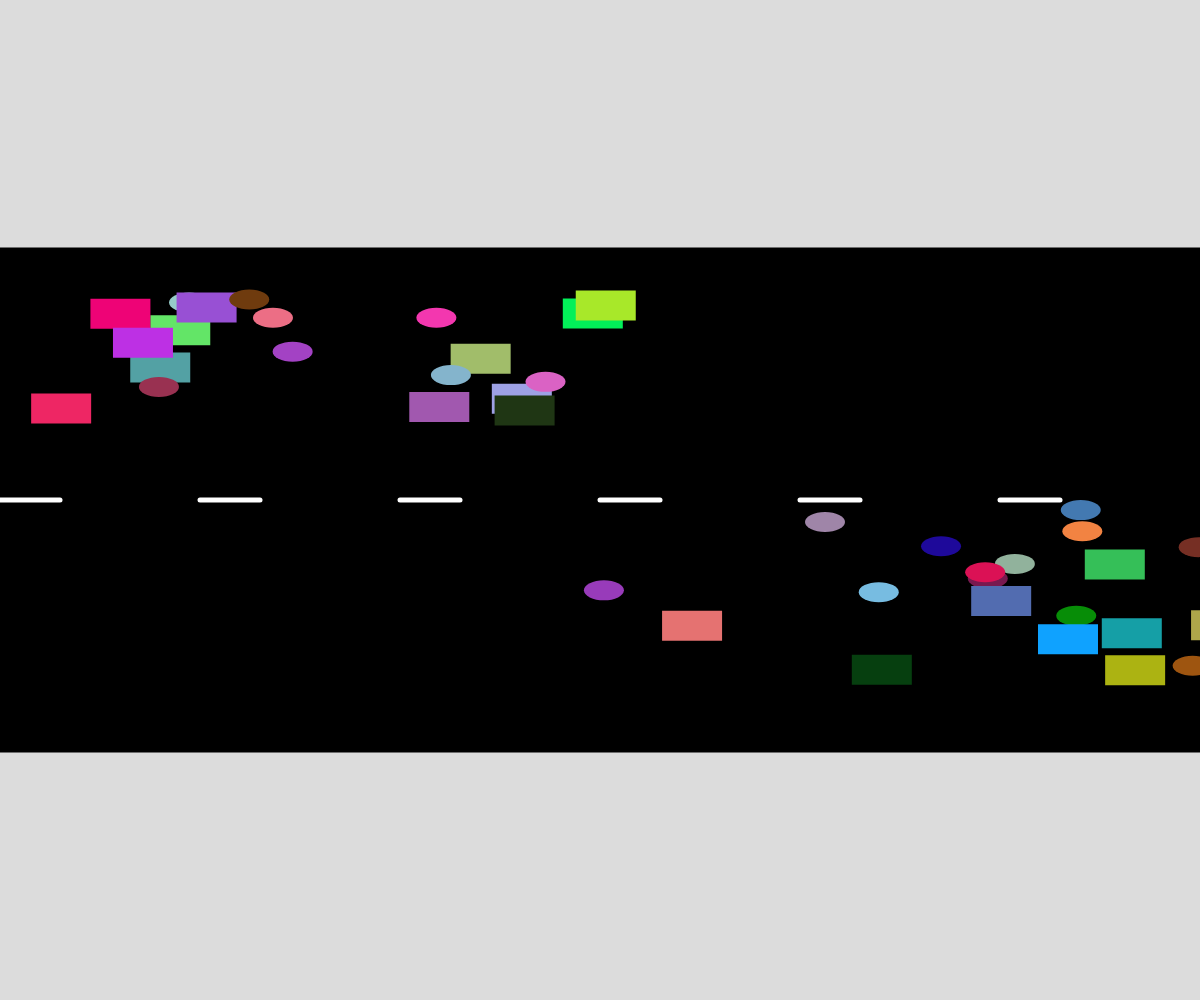
Frame 1 (no input)
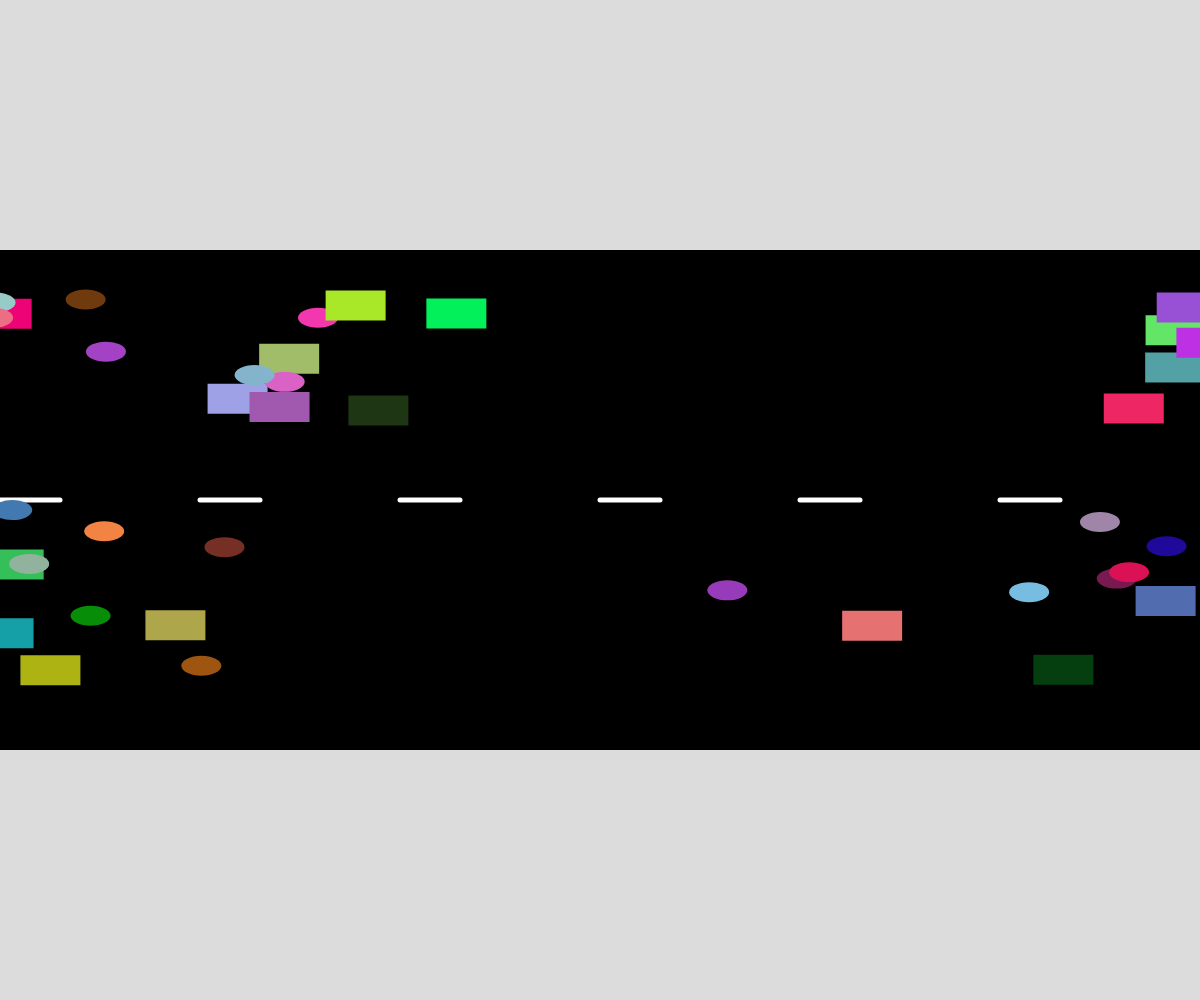
Frame 60 (no input)
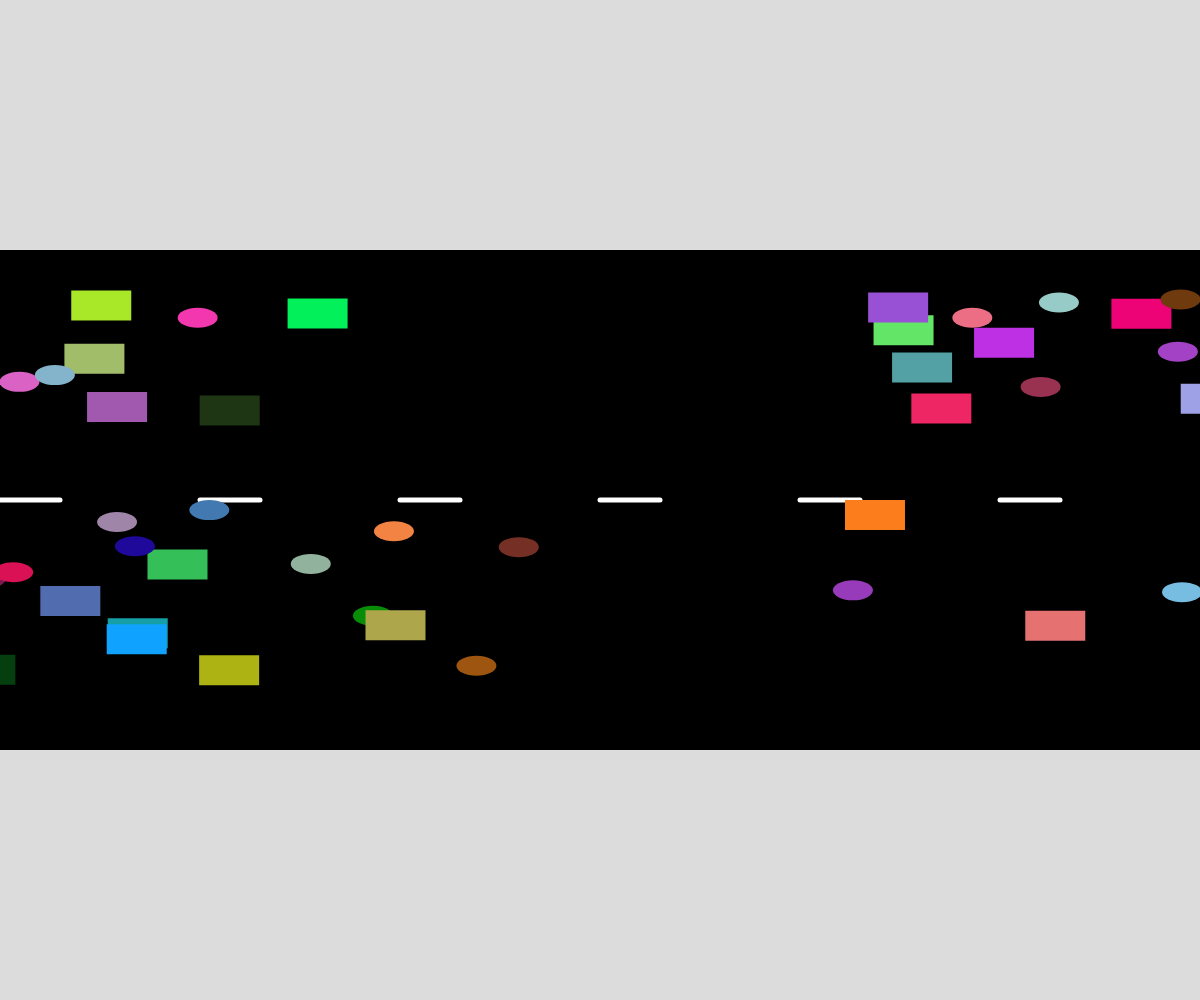
Frame 120 (the mouse pressed at the canvas centre since frame 60)

The p5.js sketch that drew these frames (run headless with seeded random() and noise() and a simulated clock; from frame 60 on, the mouse is pressed at the canvas centre):

// p5.js sketch
// ── sketch.js
// Ruchit Panchal 
// Cars! Cars! Cars!
// 8/11/2023



// instruction 
// i made an ellipse for the car and a rectangle for a truck .

// Arrays for the westbound and east bound
let eastbound = [];
let westbound = [];
// Setup function 
function setup() {
  createCanvas(windowWidth, windowHeight);

  // Create 20 eastbound vehicles
  for (let i = 0; i < 20; i++) {
    let type = int(random(2)); // 0 for car, 1 for truck
    let fillColor = color(random(255), random(255), random(255));
    let x = random(width / 2, width); // Start in the right half of the canvas
    let y = random(height / 2, height / 1.5); // Random Y value within the bpttom lane
    let direction = 1; // Moving right (eastbound)
    let xSpeed = random(2, 5); // Adjust speed range as needed

    eastbound.push(new Vehicle(type, fillColor, x, y, direction, xSpeed)); // Called the class 
  }

  // Create 20 westbound vehicles
  for (let i = 0; i < 20; i++) {
    let type = int(random(2)); // 0 for car, 1 for truck
    let fillColor = color(random(255), random(255), random(255));
    let x = random(0, width / 2); // Start in the left half of the canvas
    let y = random(height / 3.5, height / 2.5); // Random Y value within the top lane
    let direction = 0; // Moving left (westbound)
    let xSpeed = random(2, 5); // Adjust speed range as needed

    westbound.push(new Vehicle(type, fillColor, x, y, direction, xSpeed));
  }
}
// Draw fucntion 
function draw() {
  background(220);
  drawRoad(); // Call the drawRoad function

  // Update and display eastbound vehicles
  for (let vehicle of eastbound) {
    vehicle.action();
  }

  // Update and display westbound vehicles
  for (let vehicle of westbound) {
    vehicle.action();
  }
}
// This function draws the road 
function drawRoad() {
  fill(0);
  strokeWeight(5);
  rect(0, height / 4, width, height / 2);
  for (let x = 0; x < width; x += 200) {
    stroke(255);
    line(x, height / 2, x + width / 20, height / 2);
  }
}
// Mousepressed function to make the vehicles in the mouse postion, left click to make a car eastbound and Shift click to make the west bound vehicle
function mousePressed() {
  if (mouseButton === LEFT) {
    if (mouseY >= (height / 2 - height / 4) && mouseY <= (height / 2 + height / 4)) { // Condition so it does not make the vehicle spawn outside the road 
      if (keyIsDown(SHIFT)) {
        // Shift + left-click: Add a westbound car
        addWestboundCar(mouseX, mouseY);
      } else {
        // Left-click: Add an eastbound car
        addEastboundCar(mouseX, mouseY);
      }
    }

  }

}
// This is a function which adds eastbound car i used it in in the mouse pressed function to make the car 
function addEastboundCar(x, y) {
  let type = int(random(2)); // 0 for car, 1 for truck
  let fillColor = color(random(255), random(255), random(255));
  let direction = 1; // Moving right (eastbound)
  let xSpeed = random(2, 5);

  eastbound.push(new Vehicle(type, fillColor, x, y, direction, xSpeed));
}
// Similar as the add eastboundfunction
function addWestboundCar(x, y) {
  let type = int(random(2)); // 0 for car, 1 for truck
  let fillColor = color(random(255), random(255), random(255));
  let direction = 0; // Moving left (westbound)
  let xSpeed = random(2, 5);

  westbound.push(new Vehicle(type, fillColor, x, y, direction, xSpeed));
}
// this is my vehicle class
class Vehicle {
  constructor(type, fillColor, x, y, direction, xSpeed) { // constructor 
    this.type = type;
    this.fillColor = fillColor;
    this.x = x;
    this.y = y;
    this.direction = direction;
    this.xSpeed = xSpeed;
  }
  // Display Function 
  display() {
    fill(this.fillColor);
    noStroke();
    // logic to make the car or truck 
    if (this.type === 0) {
      // Draw a car (ellipse)
      ellipse(this.x, this.y, 40, 20);
    } else if (this.type === 1) {
      // Draw a truck/van (rectangle)
      rect(this.x, this.y, 60, 30);
    }
  }
  // Move function 
  move() {
    if (this.direction === 0) {
      this.x -= this.xSpeed;
    } else {
      this.x += this.xSpeed;
    }

    // Wrap around to the opposite side
    if (this.x > width && this.direction === 1) {
      this.x = -60;
    } else if (this.x < -60 && this.direction === 0) {
      this.x = width;
    }
  }

  speedUp() {
    this.xSpeed = min(this.xSpeed + 1, 15);
  }

  speedDown() {
    this.xSpeed = max(this.xSpeed - 1, 0);
  }

  changeColor() {
    this.fillColor = color(random(255), random(255), random(255));
  }
  // action function 
  action() {
    this.move();
    this.display();

    // Call other functions based on a frequency
    if (frameCount % 120 === 0) { // Adjust frequency as needed
      if (random(1) < 0.2) {
        this.speedUp();
      }
      if (random(1) < 0.2) {
        this.speedDown();
      }
      if (random(1) < 0.2) {
        this.changeColor();
      }
    }
  }
}
